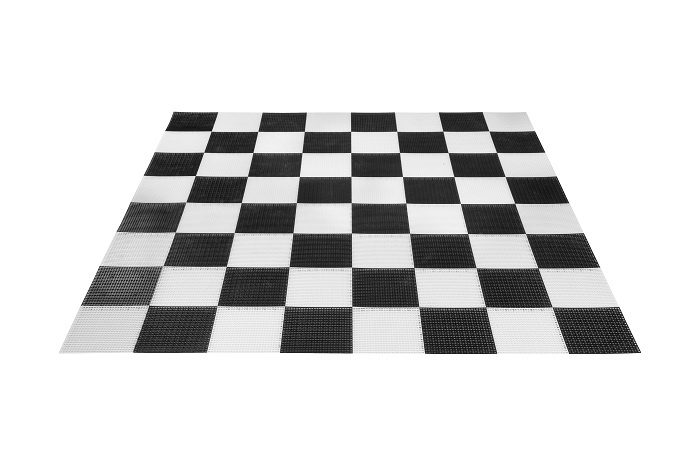
#> input picture Digit Classification Using Harris Detector/data/input_hcd1.png, 700 x 466 px
$ python harris_detector.py
#> lines starting #> are read from the running program, lines starting #| are printed output that depends on the picture; long printed decimals are rounded
'''

Assignment 2 for Computer Vision- CAP 5415.
Question 2: Harris feature detector
Abraham Jose
09-29-2019
abraham@knights.ucf.edu

'''
from math import floor,sqrt
import matplotlib.pyplot as plt
import numpy as np
import scipy.stats as st
import cv2


#funtion to create a gaussian kernel
def gkern(len=3, nsig=3):

    #creating interval based on sigma value
    interval = (2*nsig+1.)/(len)
    x = np.linspace(-nsig-interval/2., nsig+interval/2., len+1)
    kern1d = np.diff(st.norm.cdf(x))
    kernel_raw = np.sqrt(np.outer(kern1d, kern1d))
    kernel = kernel_raw/kernel_raw.sum()
    return kernel


#function for convolution
def convolve(image,mask,pad=True):
    if len(image.shape)==3:
        image=cv2.cvtColor(image,cv2.COLOR_BGR2GRAY)

    #getting the mask shape and flipping the mask
    mask_shape,_=mask.shape
    mask_flipped=np.flip(np.flip(mask,1),0)

    #intilialize resultant matrix with n+m-1 size; n-image size, m-mask size
    result=np.zeros(np.array(image.shape)+np.array((mask_shape-1,mask_shape-1)))

    #creating a image padding for convolution
    image_padded=result.copy()
    offset=floor(mask_shape/2)
    image_padded[offset:image_padded.shape[0]-offset,offset:image_padded.shape[1]-offset]=image


    for i in range(offset,result.shape[0]-offset):
        for j in range(offset,result.shape[1]-offset):
            #getting the result of matrix multiplication and taking the sum
            result[i,j]=np.sum(mask_flipped*image_padded[i-offset:i-offset+mask_shape,j-offset:j-offset+mask_shape])
            # import ipdb;ipdb.set_trace()
    if pad==False:
        return(result[offset:image_padded.shape[0]-offset,offset:image_padded.shape[1]-offset])
    else:
        return(result)

#function for edge detector
def edge_detector(mask,image,pad=False):

    #creating mask for x and y
    mask_x=mask
    mask_y=np.flip(np.rot90(mask),0)

    #getting gradients in x nad y directions
    grad_x=convolve(image,mask=mask_x,pad=pad)
    grad_y=convolve(image,mask=mask_y,pad=pad)

    grad_x=grad_x/grad_x.max()*255.0
    grad_y=grad_y/grad_y.max()*255.0

    return(grad_x,grad_y)


def harris_detector_conv(image,mask,gaus=True,window_size=3,k=0.05):
#finding xa nad y gradient
    I_x,I_y = edge_detector(mask=mask,image=image)
    mask_shape = mask.shape[0]
    #finding second order gradients
    I_xx=I_x**2
    I_xy=I_x*I_y
    I_yy=I_y**2

    if gaus == True:
        window=gkern(window_size,3)
    else:
        window=np.ones((window_size,window_size))

    print('Using the window: \n',window,'\n')

    sum_xx=convolve(mask=window,image=I_xx,pad=False)
    sum_yy=convolve(mask=window,image=I_yy,pad=False)
    sum_xy=convolve(mask=window,image=I_xy,pad=False)

    #Find the determinant and trace to find corner response using equation L1+L2 and L1*L2
    det=(sum_xx*sum_yy)-(sum_xy**2)
    trace=sum_xx-sum_yy
    R=det-k*(trace**2)

    vec_values=[]
    vec_val=[]
    #import ipdb;ipdb.set_trace()

    for ix,i in enumerate(det):
        for iy,j in enumerate(i):
            hessian = np.array([[sum_xx[ix,iy],sum_xy[ix,iy]],[sum_xy[ix,iy], sum_yy[ix,iy]]])
            l1,l2 = np.linalg.eigvals(hessian)
            vec_values.append(np.array([l1,l2]))
            vec_val.append(np.array([l1,l2,R[ix,iy]]))

    return(R,det,trace,np.array(vec_values),np.array(vec_val))

#function to return the regions (flat, corner, edge) feature values
def get_regions(f_vect,l=.1):
    x_f = f_vect[:,0]
    y_f = f_vect[:,1]

    #normalizing the x and y component
    x_norm = (x_f-min(x_f))/(max(x_f)-min(x_f))
    y_norm = (y_f-min(y_f))/(max(y_f)-min(x_f))

    #calculating the feature vectors using boolean value from the comparison
    x_bool = x_norm>l
    y_bool = y_norm>l
    f_bool = y_norm>=0

    #feature vectors for flat,corner and edge region
    corner_bool = x_bool*y_bool
    f_corner = f_vect[corner_bool,:]

    edge_bool = np.logical_and((x_bool+y_bool), np.logical_not(corner_bool))
    f_edge = f_vect[edge_bool,:]

    flat_bool = np.logical_and(f_bool, np.logical_not((x_bool+y_bool)))
    f_flat = f_vect[flat_bool,:]

    if len(f_edge)+len(f_flat)+len(f_corner) == len(f_vect):
        print('Edge : {}, Flat : {}, Corner : {}, '.format(len(f_edge),len(f_flat),len(f_corner)))
    else:
        print('missing values ......')
    return([f_corner,f_edge,f_flat])


#function to return the regions (flat, corner, edge) feature values
def get_regionsR(f_vectR,l=1,adj=10,fine_thresh =False):

    R=f_vectR[:,2]
    unique, counts = np.unique(R, return_counts=True)

    _,bin_edge = np.histogram(R,bins=50)
    loc = np.where(bin_edge[bin_edge <0 ])[0][:-l]


    if fine_thresh == True:
        corner_thresh = bin_edge[-(loc[-1]+adj)]
        edge_thresh = bin_edge[loc[-1]]
    else:

        corner_thresh = (np.average(R[R>0]) + bin_edge[-(loc[-1]+adj)])/2.0
        edge_thresh = np.average(R[R<0])


    f_corner,f_edge,f_flat  = [],[],[]

    for i in f_vectR:
        if i[2] >= corner_thresh:
            f_corner.append(i[:2])
        elif i[2] <= edge_thresh:
            f_edge.append(i[:2])
        else:
            f_flat.append(i[:2])

    if len(f_edge)+len(f_flat)+len(f_corner) == len(f_vect):
        print('Edge : {}, Flat : {}, Corner : {}, '.format(len(f_edge),len(f_flat),len(f_corner)))
    else:
        print('missing values ......')
    return([np.array(f_corner),np.array(f_edge),np.array(f_flat),corner_thresh,edge_thresh])

def plot(f,e,c,axis):
    data = (f,e,c)
    colors = ("blue","red", "green")
    # colors = ("blue","blue", "blue")
    groups = ("flat","edge", "corner")

    # Create plot for the visualization
    for data, color, group in zip(data, colors, groups):
        x, y = data[:,0],data[:,1]
        axis.scatter(x, y, alpha=0.8, c=color, edgecolors='none', s=30, label=group)
        #axis.set_title('Matplot scatter plot')
        axis.legend(loc=2)
    return(axis)

def _split_e(e):
    e_l,e_r=[],[]
    for i in e:
        if i[0]>i[1]:
            e_r.append(i)
        else:
            e_l.append(i)
    return(np.array(e_l),np.array(e_r))

def _cov(val,val_mean):
    #finding the covariance matrix
    cov_matrix = []

    for value in val:
        vec = np.array([np.array(value - val_mean)])
        cov = np.dot(np.transpose(vec),vec)
        cov_matrix.append(cov)

    covariance = np.average(np.array(cov_matrix),axis=0)

    return(covariance)

def _fisher_space(val,eigen_vector):
    fisher_space=[]
    for i in val:
        fisher_space.append(np.dot(np.transpose(eigen_vector),np.transpose(np.array([i]))))
    return(np.array(fisher_space))


def get_fisher(c,e,f):

    e_l,e_r = _split_e(e)

    classes = [c,e_l,e_r,f]

    c_mean = np.average(c,axis=0)
    e_l_mean = np.average(e_l,axis=0)
    e_r_mean = np.average(e_r,axis=0)
    f_mean = np.average(f,axis=0)

    class_mean = [np.array([x]).reshape((2,1)) for x in [c_mean,e_l_mean,e_r_mean,f_mean]]
    overall_mean = np.average(np.array(class_mean),axis=0).reshape((2,1))

    c_cov = _cov(c,c_mean)
    e_l_cov = _cov(e_l,e_l_mean)
    e_r_cov = _cov(e_r,e_r_mean)
    f_cov = _cov(f,f_mean)

    class_cov = [c_cov,e_l_cov,e_r_cov,f_cov]
    # import ipdb;ipdb.set_trace()

    B = np.zeros_like(c_cov)
    A = np.zeros_like(c_cov)
    for mean,cov in zip(class_mean,class_cov):
        vec = np.array(mean - overall_mean)
        B += np.dot(vec,np.transpose(vec))
        A += cov
    A_inv = np.linalg.inv(A)
    h = np.dot(A_inv,B)

    eigen_value, eigen_vector = np.linalg.eig(h)


    fisher_class = []
    for val in classes:
        fisher_class.append(_fisher_space(val,eigen_vector))

    all_data = np.vstack(fisher_class)
    data =[fisher_class[3],np.vstack([fisher_class[1],fisher_class[2]]),fisher_class[0]]

    return(data,all_data,eigen_vector,[np.dot(np.dot(np.transpose(eigen_vector),i),eigen_vector) for i in class_cov],
        [np.dot(np.transpose(eigen_vector),i) for i in class_mean],np.dot(np.transpose(eigen_vector),overall_mean))

def plot_mean(fisher_mean,fisher_overall_mean,c,e,f,new_data):

    fisher_mean.append(fisher_overall_mean)
    fisher = np.array([i.reshape((2)) for i in fisher_mean])

    e_l,e_r = _split_e(e)
    c_mean = np.average(c,axis=0)
    e_l_mean = np.average(e_l,axis=0)
    e_r_mean = np.average(e_r,axis=0)
    f_mean = np.average(f,axis=0)
    class_mean = [np.array([x]).reshape((2,1)) for x in [c_mean,e_l_mean,e_r_mean,f_mean]]
    overall_mean = np.average(np.array(class_mean),axis=0).reshape((2,1))
    actual_mean = np.array([np.array([x]).reshape((2)) for x in [c_mean,e_l_mean,e_r_mean,f_mean,overall_mean]])

    fig = plt.figure()
    ax1 = fig.add_subplot(2, 2, 1)
    ax2 = fig.add_subplot(2, 2, 2)
    ax3 = fig.add_subplot(2, 2, 3)
    ax4 = fig.add_subplot(2, 2, 4)

    ax3 = plot(new_data[0],new_data[1],new_data[2],ax3)
    ax3.set_title('Fisher Space Distribution')
    ax4 = plot(f,e,c,ax4)
    ax4.set_title('Actual Distribution')

    label = ['corner','edge_left','edge_right','flat','overall']
    color = ['r','g','g','b','c']
    # import ipdb;ipdb.set_trace()
    for x,y,l,c in zip(fisher[:,0],fisher[:,1], label,color):
        ax1.scatter(x,y,label = l, c = c)
        ax1.legend(loc=2)
        ax1.set_title(label = 'Fisher mean distribution')

    for x,y,l,c in zip(actual_mean[:,0],actual_mean[:,1],label,color):
        ax2.scatter(x,y,label = l, c = c)
        ax2.legend(loc=2)
        ax2.set_title(label = 'Actual mean distribution')
    return(plt)

def create_dataset(c,e,f):
    corner = np.array([np.append(i,[0],axis=0) for i in c])
    edge = np.array([np.append(i,[1],axis=0) for i in e])
    flat = np.array([np.append(i,[2],axis=0) for i in f])
    features = np.vstack([corner, edge, flat])
    return(features)

def classify(val,eigen_vector,fisher_cov_inv,fisher_mean):
    classes = ['corner','edge','edge','flat']
    val = np.array(val).reshape((2,1))
    mahalnobis_dist = np.zeros(4)
    feature = np.dot(np.transpose(eigen_vector),val)
    for i,(mean,cov_inv) in enumerate(zip(fisher_mean,fisher_cov_inv)):
        vec = feature-mean
        mahalnobis_dist[i] = np.dot(np.dot(np.transpose(vec),cov_inv),vec)
    feature_class=np.argmin(mahalnobis_dist)

    return(classes[feature_class],mahalnobis_dist)


if __name__ == '__main__':


    #loading the image and the mask; mask is sobel
    image1=cv2.imread('../data/input_hcd1.png')
#> image1 is the input picture: shape (466, 700, 3); min 2, max 255, mean 214.5
    mask=np.array([[1,0,-1],[2,0,-2],[1,0,-1]])

    #finding harris response with constant matrix
    harris_response,det,trace,f_vect,f_vectR =harris_detector_conv(image1,mask,gaus=False)
#> in harris_detector_conv, `I_xy=I_x*I_y`:
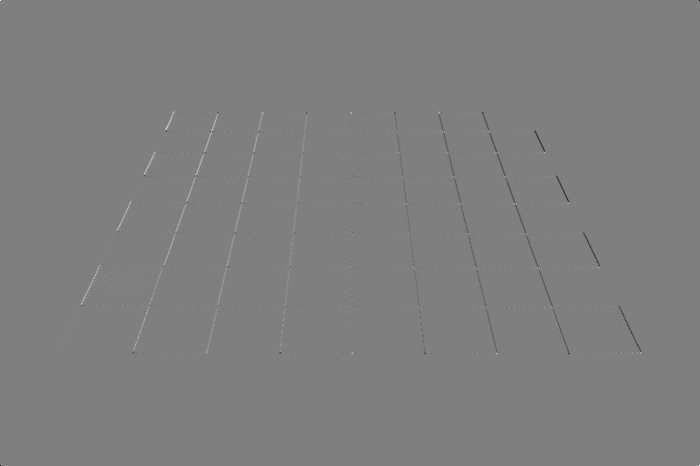
#> I_xy: shape (466, 700) float64; min -36576.6, max 36576.6, mean -6; drawn with min black and max white
#> call 3 of convolve, with mask = array of shape (3, 3), pad = False
#> after the loop in convolve (call 3), `for i in range(offset,result.shape[0]-offset):`:
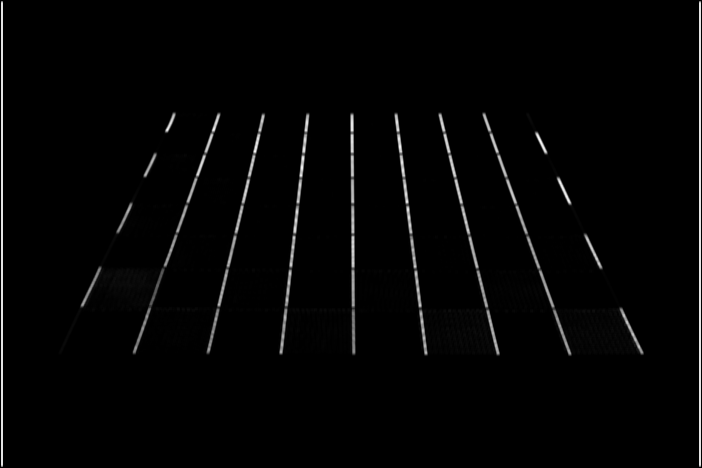
#> result: shape (468, 702) float64; min 0, max 217322.8, mean 3927.4; drawn with min black and max white
#> call 4 of convolve, with mask = array of shape (3, 3), pad = False
#> after the loop in convolve (call 4), `for i in range(offset,result.shape[0]-offset):`:
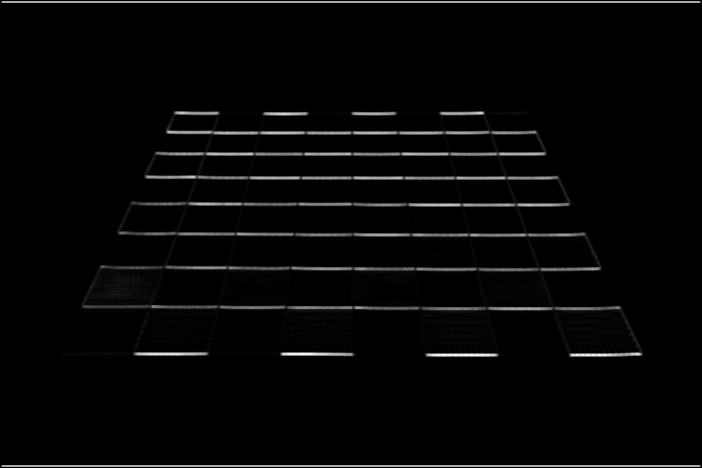
#> result: shape (468, 702) float64; min 0, max 293932.1, mean 7529.7; drawn with min black and max white
#> in harris_detector_conv, `trace=sum_xx-sum_yy`:
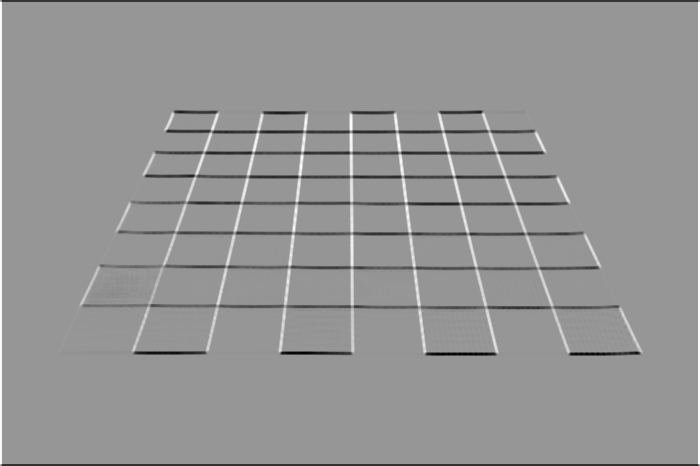
#> trace: shape (466, 700) float64; min -292625.5, max 204320.8, mean -3628.1; drawn with min black and max white
#> in harris_detector_conv, `R=det-k*(trace**2)`:
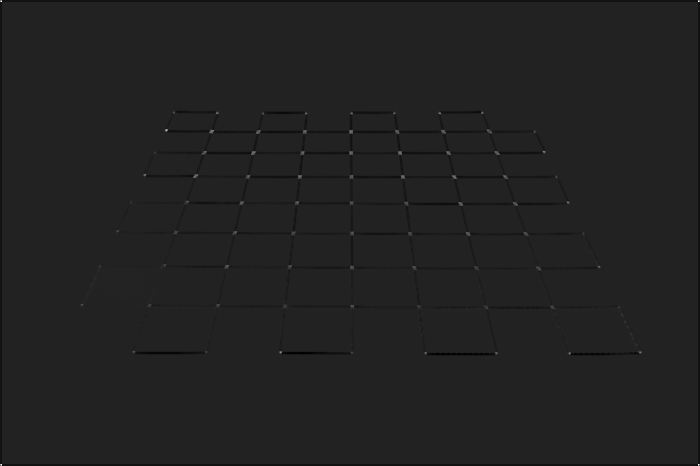
#> R: shape (466, 700) float64; min -4.17e+09, max 2.64e+10, mean -55462145.7; drawn with min black and max white
#> after the loop in harris_detector_conv, `for ix,i in enumerate(det):`: vec_val = 326200 items
#> f_vect = 326200 pairs, first value 0 to 271270, second value -4.44e-16 to 293939.2


    #Based on R threshholding
    c,e,f,corner_thresh,edge_thresh = get_regionsR(f_vectR)
#> in get_regionsR, `_,bin_edge = np.histogram(R,bins=50)`: bin_edge = 51 values from -4.17e+09 to 2.64e+10
#> in get_regionsR, `loc = np.where(bin_edge[bin_edge <0 ])[0][:-l]`: loc = [0, 1, 2, 3, 4, 5]
#> in get_regionsR, `corner_thresh = (np.average(R[R>0]) + bin_edge[-(loc[-1]+adj)])/2.0`: corner_thresh = 8.96e+09
#> in get_regionsR, `edge_thresh = np.average(R[R<0])`: edge_thresh = -696435869.5
#> the loop in get_regionsR, `for i in f_vectR:` made 326200 passes
#> i on passes 1 to 3: [138178.1, 65025, 8.99e+09], [85176.3, 183051.9, 1.54e+10], [0, 195075, -1.9e+09]
#> after the loop in get_regionsR, `for i in f_vectR:`: f_corner = 44 pairs, first value 48276.5 to 213590.3, second value 64505.7 to 220032.1; f_edge = 12347 pairs, first value 0 to 271270, second value 0 to 293939.2; f_flat = 313809 items
#| Edge : 12347, Flat : 313809, Corner : 44,
#> c has the same summary as f_corner in get_regionsR; e has the same summary as f_edge in get_regionsR; f = 313809 pairs, first value 0 to 225501.1, second value -4.44e-16 to 247065.5; corner_thresh = 8.96e+09; edge_thresh = -696435869.5

    #creating actual classifier results in numpy array using the thresholding
    feature = create_dataset(c,e,f)
#> in create_dataset, `corner = np.array([np.append(i,[0],axis=0) for i in c])`: corner = 44 rows, first 8: [138178.1, 65025, 0], [85176.3, 183051.9, 0], [85176.3, 183051.9, 0], [138178.1, 65025, 0], [183051.9, 85176.3, 0], [203203.1, 130050, 0], [203203.1, 130050, 0], [183051.9, 85176.3, 0]

    #creating the scatter plot for the corner,edge and flat
    print('Best results @ corner :',corner_thresh,'\t @ edge : ',edge_thresh)
#| Best results @ corner : 8957224228.024 	 @ edge :  -696435869.476
    r_based  = plot(f,e,c,plt)
#> in plot, `data = (f,e,c)`: data = 3 point arrays, longest 313809 points
#> the loop in plot, `for data, color, group in zip(data, colors, groups):` made 3 passes
#> (color, group) on passes 1 to 3: ('blue', 'flat'), ('red', 'edge'), ('green', 'corner')
    r_based.savefig('../data/r_based.png')
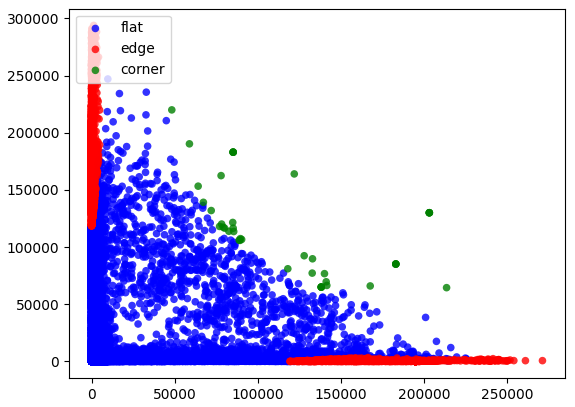
#> figure drawn by matplotlib, 1 panel

    #creating the Fisher space and the features and ploting the mean variation
    new_data,fisher_space,eigen,fisher_cov,fisher_mean,fisher_overall_mean = get_fisher(c,e,f)
#> after the loop in _split_e, `for i in e:`: e_l = 8531 pairs, first value 0 to 4891.9, second value 118558.5 to 293939.2; e_r = 3816 pairs, first value 119298.4 to 271270, second value 0 to 3392.1
#> in get_fisher, `classes = [c,e_l,e_r,f]`: classes = 4 point arrays, longest 313809 points
#> in get_fisher, `c_mean = np.average(c,axis=0)`: c_mean = [119894.1, 115049.7]
#> in get_fisher, `e_l_mean = np.average(e_l,axis=0)`: e_l_mean = [210.5, 180669.3]
#> in get_fisher, `e_r_mean = np.average(e_r,axis=0)`: e_r_mean = [181390.5, 250.6]
#> in get_fisher, `f_mean = np.average(f,axis=0)`: f_mean = [2047.1, 2788.6]
#> in get_fisher, `class_mean = [np.array([x]).reshape((2,1)) for x in [c_mean,e_l_mean,e..`: class_mean = [[119894.1, 115049.7], [210.5, 180669.3], [181390.5, 250.6], [2047.1, 2788.6]]
#> in get_fisher, `overall_mean = np.average(np.array(class_mean),axis=0).reshape((2,1))`: overall_mean = [75885.6, 74689.5]
#> the loop in _cov, `for value in val:` made 44 passes
#> (value, vec, cov) on passes 1 to 6: ([138178.1, 65025], [[18284, -50024.7]], [[334306099.4, -914653822.8], [-914653822.8, 2.5e+09]]), ([85176.3, 183051.9], [[-34717.8, 68002.1]], [[1.21e+09, -2.36e+09], [-2.36e+09, 4.62e+09]]), ([85176.3, 183051.9], [[-34717.8, 68002.1]], [[1.21e+09, -2.36e+09], [-2.36e+09, 4.62e+09]]), ([138178.1, 65025], [[18284, -50024.7]], [[334306099.4, -914653822.8], [-914653822.8, 2.5e+09]]), ([183051.9, 85176.3], [[63157.8, -29873.4]], [[3.99e+09, -1.89e+09], [-1.89e+09, 892422610.7]]), ([203203.1, 130050], [[83309, 15000.3]], [[6.94e+09, 1.25e+09], [1.25e+09, 225008617.1]])
#> after the loop in _cov, `for value in val:`: cov_matrix = 44 items
#> in _cov, `covariance = np.average(np.array(cov_matrix),axis=0)`: covariance = [[2.2e+09, -1.01e+09], [-1.01e+09, 1.63e+09]]
#> in get_fisher, `e_l_cov = _cov(e_l,e_l_mean)`: e_l_cov = [[198061.2, -315633.1], [-315633.1, 964327668.4]]
#> in get_fisher, `e_r_cov = _cov(e_r,e_r_mean)`: e_r_cov = [[446378200.4, -3072512.8], [-3072512.8, 172823.8]]
#> in get_fisher, `f_cov = _cov(f,f_mean)`: f_cov = [[188722871.8, 13604998.4], [13604998.4, 212584581.5]]
#> in get_fisher, `class_cov = [c_cov,e_l_cov,e_r_cov,f_cov]`: class_cov = [[[2.2e+09, -1.01e+09], [-1.01e+09, 1.63e+09]], [[198061.2, -315633.1], [-315633.1, 964327668.4]], [[446378200.4, -3072512.8], [-3072512.8, 172823.8]], [[188722871.8, 13604998.4], [13604998.4, 212584581.5]]]
#> in get_fisher, `B = np.zeros_like(c_cov)`: B = [[0, 0], [0, 0]]
#> the loop in get_fisher, `for mean,cov in zip(class_mean,class_cov):` made 4 passes
#> (mean, cov, vec, B, A) on passes 2 to 4: ([210.5, 180669.3], [[198061.2, -315633.1], [-315633.1, 964327668.4]], [-75675, 105979.8], [[7.66e+09, -6.24e+09], [-6.24e+09, 1.29e+10]], [[2.2e+09, -1.01e+09], [-1.01e+09, 2.59e+09]]), ([181390.5, 250.6], [[446378200.4, -3072512.8], [-3072512.8, 172823.8]], [105504.9, -74439], [[1.88e+10, -1.41e+10], [-1.41e+10, 1.84e+10]], [[2.65e+09, -1.01e+09], [-1.01e+09, 2.59e+09]]), ([2047.1, 2788.6], [[188722871.8, 13604998.4], [13604998.4, 212584581.5]], [-73838.4, -71901], [[2.42e+10, -8.79e+09], [-8.79e+09, 2.36e+10]], [[2.84e+09, -996899415], [-996899415, 2.8e+09]])
#> (mean, vec, B, A) on pass 1: ([119894.1, 115049.7], [44008.5, 40360.2], [[1.94e+09, 1.78e+09], [1.78e+09, 1.63e+09]], [[2.2e+09, -1.01e+09], [-1.01e+09, 1.63e+09]])
#> in get_fisher, `A_inv = np.linalg.inv(A)`: A_inv = [[4.02e-10, 1.43e-10], [1.43e-10, 4.07e-10]]
#> in get_fisher, `h = np.dot(A_inv,B)`: h = [[8.5, -0.165], [-0.112, 8.35]]
#> in get_fisher, `eigen_value, eigen_vector = np.linalg.eig(h)`: eigen_value = [8.58, 8.27]; eigen_vector = [[0.902, 0.576], [-0.432, 0.817]]
#> the loop in get_fisher, `for val in classes:` made 4 passes
#> after the loop in get_fisher, `for val in classes:`: fisher_class = 4 items
#> new_data = 3 items; eigen = [[0.902, 0.576], [-0.432, 0.817]]; fisher_cov = [[[2.88e+09, 79880910.3], [79880910.3, 870388409.9]], [[180048457.1, -340179094.6], [-340179094.6, 643756563.4]], [[365648519.9, 230515184.6], [230515184.6, 145503288.4]], [[182574109.4, 29782999.6], [29782999.6, 217473840.5]]]; fisher_mean = [[58495.2, 163120.3], [-77788.7, 147763.7], [163517, 104750.8], [643.1, 3458.7]]; fisher_overall_mean = [36216.6, 104773.4]
    plt=plot_mean(fisher_mean,fisher_overall_mean,c,e,f,new_data)
#> in plot_mean, `fisher = np.array([i.reshape((2)) for i in fisher_mean])`: fisher = [[58495.2, 163120.3], [-77788.7, 147763.7], [163517, 104750.8], [643.1, 3458.7], [36216.6, 104773.4]]
#> in plot_mean, `c_mean = np.average(c,axis=0)`: c_mean = [119894.1, 115049.7]
#> in plot_mean, `e_l_mean = np.average(e_l,axis=0)`: e_l_mean = [210.5, 180669.3]
#> in plot_mean, `e_r_mean = np.average(e_r,axis=0)`: e_r_mean = [181390.5, 250.6]
#> in plot_mean, `f_mean = np.average(f,axis=0)`: f_mean = [2047.1, 2788.6]
#> in plot_mean, `overall_mean = np.average(np.array(class_mean),axis=0).reshape((2,1))`: overall_mean = [75885.6, 74689.5]
#> in plot_mean, `actual_mean = np.array([np.array([x]).reshape((2)) for x in [c_mean,e_..`: actual_mean = [[119894.1, 115049.7], [210.5, 180669.3], [181390.5, 250.6], [2047.1, 2788.6], [75885.6, 74689.5]]
#> the loop in plot (call 2), `for data, color, group in zip(data, colors, groups):` made 3 passes
#> the loop in plot_mean, `for x,y,l,c in zip(fisher[:,0],fisher[:,1], label,color):` made 5 passes
#> the loop in plot_mean, `for x,y,l,c in zip(actual_mean[:,0],actual_mean[:,1],label,color):` made 5 passes
    plt.savefig('../data/r_base_distribution.png')
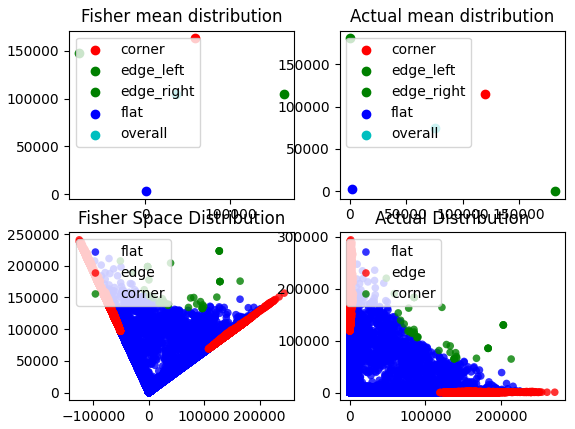
#> figure drawn by matplotlib, 4 panels
    plt.show()

    # [11 lines of commented-out code are left out]
    classes = {'corner':0,'edge':1,'flat':2}
    fisher_cov_inv = [np.linalg.inv(x) for x in fisher_cov]
#> fisher_cov_inv = [[[3.48e-10, -3.19e-11], [-3.19e-11, 1.15e-09]], [[3.47e-06, 1.83e-06], [1.83e-06, 9.7e-07]], [[2.21e-06, -3.5e-06], [-3.5e-06, 5.56e-06]], [[5.6e-09, -7.67e-10], [-7.67e-10, 4.7e-09]]]
    cm = np.zeros((len(classes),len(classes)))
#> cm = [[0, 0, 0], [0, 0, 0], [0, 0, 0]]
    for i in feature:
        #classifying the feature vector of size 2x1 using fisher space
        val = i[:2]
        detected_class = classify(val,eigen,fisher_cov_inv,fisher_mean)
        #getting the actual and predicted results and appedning to results
        actual_class = int(i[2])

        predicted_class = classes[detected_class[0]]
        cm[actual_class,predicted_class] += 1
#> this loop made 326200 passes
#> i on passes 21 to 23: [89528.4, 107408.4, 0], [79179.7, 117431.6, 0], [88809.3, 106058, 0]
    print('Confusion Matrix is \n{}'.format(cm))
#| Confusion Matrix is
#| [[4.40000e+01 0.00000e+00 0.00000e+00]
#|  [4.36000e+02 1.19110e+04 0.00000e+00]
#|  [5.15400e+03 5.32000e+03 3.03335e+05]]
